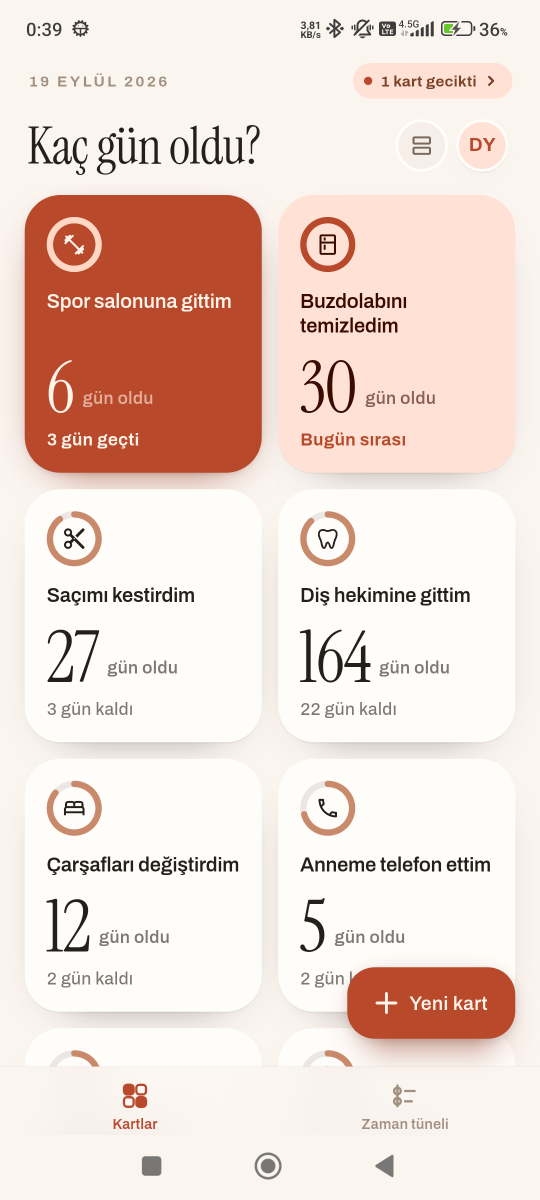
#> input picture store/screenshots/raw/01-kartlar.png, 1080 x 2400 px, given in place of icon.png, which was not available (shown at 1/2 size)
$ python make_promo.py
#> lines starting #> are read from the running program, lines starting #| are printed output that depends on the picture; after the words box and inside, x2 and y2 are one past the last pixel; in counts of white or black regions, pixels touching at a corner belong together
"""
9:16 promo video for "Kaç Gün Oldu?", built from the app's real screenshots,
icon and fonts, so it always matches the shipped app.

Run from the project root:  python store/make_promo.py
Needs: Pillow, numpy, imageio-ffmpeg (bundles ffmpeg).
Writes store/video/promo.mp4 (1080x1920, 30 fps, H.264 + silent AAC track).
"""
import math
import os
import subprocess
import sys

import numpy as np
from PIL import Image, ImageDraw, ImageFilter, ImageFont

ROOT = os.path.dirname(os.path.dirname(os.path.abspath(__file__)))
RAW = os.path.join(ROOT, "store", "screenshots", "raw")
OUT_DIR = os.path.join(ROOT, "store", "video")
FONTS = os.path.join(ROOT, "assets", "fonts")
SERIF = os.path.join(FONTS, "InstrumentSerif_400Regular.ttf")
SANS = os.path.join(FONTS, "Archivo_500Medium.ttf")
SANS_SB = os.path.join(FONTS, "Archivo_600SemiBold.ttf")
SANS_B = os.path.join(FONTS, "Archivo_700Bold.ttf")

W, H, FPS = 1080, 1920, 30

# Brand: the icon's gradient (assets/icon/gen.py) and the app's own surfaces.
FROM = np.array([0xFF, 0x8A, 0x3D], np.float32)
TO = np.array([0xF2, 0x2E, 0x62], np.float32)
CREAM = (251, 245, 240)
INK = (38, 28, 24)
ACCENT = (185, 74, 44)
WHITE = (255, 255, 255)


# ---------------------------------------------------------------- helpers
def clamp(x, a=0.0, b=1.0):
    return max(a, min(b, x))


def prog(t, start, dur):
    return clamp((t - start) / dur)


def out_cubic(x):
    return 1 - (1 - x) ** 3


def in_out(x):
    return 4 * x ** 3 if x < 0.5 else 1 - (-2 * x + 2) ** 3 / 2


def out_back(x, s=1.4):
    x -= 1
    return 1 + (s + 1) * x ** 3 + s * x ** 2


_fonts = {}


def font(path, size):
    key = (path, size)
    if key not in _fonts:
        _fonts[key] = ImageFont.truetype(path, size)
    return _fonts[key]


# [26 lines left out: functions with_alpha, over, place, not called in this run]


def rich_lines(lines, size, path=SERIF, spacing=1.08, max_w=940):
    """Centred multi-line text; each line is [(text, colour), ...]."""
    f = font(path, size)
    widths = [sum(f.getlength(s) for s, _ in ln) for ln in lines]
    if max(widths) > max_w:
        return rich_lines(lines, int(size * max_w / max(widths)), path, spacing, max_w)
    lh = int(size * spacing)
    img = Image.new("RGBA", (W, lh * len(lines) + size // 2), (0, 0, 0, 0))
    d = ImageDraw.Draw(img)
    for i, ln in enumerate(lines):
        x = (W - widths[i]) / 2
        for s, col in ln:
            d.text((x, i * lh), s, font=f, fill=col)
            x += f.getlength(s)
    return img


def text(s, size, col, path=SERIF, spacing=1.08, tracking=0):
    if tracking:
        f = font(path, size)
        total = sum(f.getlength(c) for c in s) + tracking * (len(s) - 1)
        img = Image.new("RGBA", (W, int(size * 1.5)), (0, 0, 0, 0))
        d = ImageDraw.Draw(img)
        x = (W - total) / 2
        for c in s:
            d.text((x, 0), c, font=f, fill=col)
            x += f.getlength(c) + tracking
        return img
    return rich_lines([[(ln, col)] for ln in s.split("\n")], size, path, spacing)


# ------------------------------------------------------------ backgrounds
_yy, _xx = np.mgrid[0:H, 0:W].astype(np.float32)
_base_t = (_xx / (W - 1)) * 0.35 + (_yy / (H - 1)) * 0.65


# [10 lines left out: function gradient_bg, not called in this run]


def cream_bg():
    return Image.new("RGBA", (W, H), CREAM + (255,))


# ----------------------------------------------------------------- assets
def load_icon(size):
    ic = Image.open(os.path.join(ROOT, "assets", "icon", "icon.png")).convert("RGBA")
    ic = ic.resize((size, size), Image.LANCZOS)
    m = Image.new("L", (size * 4, size * 4), 0)
    ImageDraw.Draw(m).rounded_rectangle((0, 0, size * 4 - 1, size * 4 - 1),
                                        radius=int(size * 4 * 0.23), fill=255)
    ic.putalpha(m.resize((size, size), Image.LANCZOS))
    pad = size // 3
    out = Image.new("RGBA", (size + pad * 2, size + pad * 2), (0, 0, 0, 0))
    sh = Image.new("RGBA", out.size, (0, 0, 0, 0))
    ImageDraw.Draw(sh).rounded_rectangle(
        (pad, pad + size // 14, pad + size, pad + size + size // 14),
        radius=int(size * 0.23), fill=(120, 20, 40, 110))
    out.alpha_composite(sh.filter(ImageFilter.GaussianBlur(size // 10)))
    out.alpha_composite(ic, (pad, pad))
    return out


SCREEN_W = 580
SCREEN_H = round(SCREEN_W * 2400 / 1080)
BEZEL = 16
SCREEN_R = 58


def clean_screen(name):
    """Real screenshot with a tidy status bar and gesture pill."""
    im = Image.open(os.path.join(RAW, name)).convert("RGB")
    bg = im.getpixel((540, 110))
    dark = sum(bg) < 300
    fg = (235, 230, 226) if dark else (30, 24, 22)
    d = ImageDraw.Draw(im)
    d.rectangle((0, 0, 1080, 108), fill=bg)
    d.rectangle((0, 2278, 1080, 2400), fill=bg)
    d.text((70, 30), "9:41", font=font(SANS_SB, 44), fill=fg)
    # signal, wifi-ish bars and battery
    x = 858
    for i in range(4):
        h = 12 + i * 7
        d.rounded_rectangle((x + i * 13, 66 - h, x + i * 13 + 8, 66), radius=2, fill=fg)
    d.rounded_rectangle((930, 40, 990, 68), radius=8, outline=fg, width=3)
    d.rounded_rectangle((936, 46, 976, 62), radius=4, fill=fg)
    d.rounded_rectangle((993, 49, 998, 59), radius=2, fill=fg)
    d.rounded_rectangle((540 - 140, 2350, 540 + 140, 2362), radius=6, fill=fg)
    return im.resize((SCREEN_W, SCREEN_H), Image.LANCZOS)


def phone_parts():
    pw, ph = SCREEN_W + BEZEL * 2, SCREEN_H + BEZEL * 2
    pad = 120
    body = Image.new("RGBA", (pw + pad * 2, ph + pad * 2), (0, 0, 0, 0))
    sh = Image.new("RGBA", body.size, (0, 0, 0, 0))
    ImageDraw.Draw(sh).rounded_rectangle(
        (pad + 10, pad + 40, pad + pw - 10, pad + ph + 30),
        radius=SCREEN_R + BEZEL, fill=(90, 10, 30, 120))
    body.alpha_composite(sh.filter(ImageFilter.GaussianBlur(45)))
    ImageDraw.Draw(body).rounded_rectangle(
        (pad, pad, pad + pw, pad + ph), radius=SCREEN_R + BEZEL, fill=(22, 20, 22, 255))
    ImageDraw.Draw(body).rounded_rectangle(
        (pad + 2, pad + 2, pad + pw - 2, pad + ph - 2), radius=SCREEN_R + BEZEL - 2,
        outline=(70, 66, 70, 255), width=2)
    m = Image.new("L", (SCREEN_W * 3, SCREEN_H * 3), 0)
    ImageDraw.Draw(m).rounded_rectangle((0, 0, SCREEN_W * 3 - 1, SCREEN_H * 3 - 1),
                                        radius=SCREEN_R * 3, fill=255)
    mask = m.resize((SCREEN_W, SCREEN_H), Image.LANCZOS)
    return body, mask, (pad + BEZEL, pad + BEZEL)


# ----------------------------------------------------------------- scenes
ICON = load_icon(300)
#> in load_icon, ic is the input picture: PIL image 1080x2400 RGBA; mean R, G, B, A 238.4, 218.5, 210.1, 255
#> in load_icon, `m = Image.new("L", (size * 4, size * 4), 0)`: m: PIL image 1200x1200 L; every value is 0
#> in load_icon, `ImageDraw.Draw(m).rounded_rectangle((0, 0, size * 4 - 1, size * 4 - 1)..`:
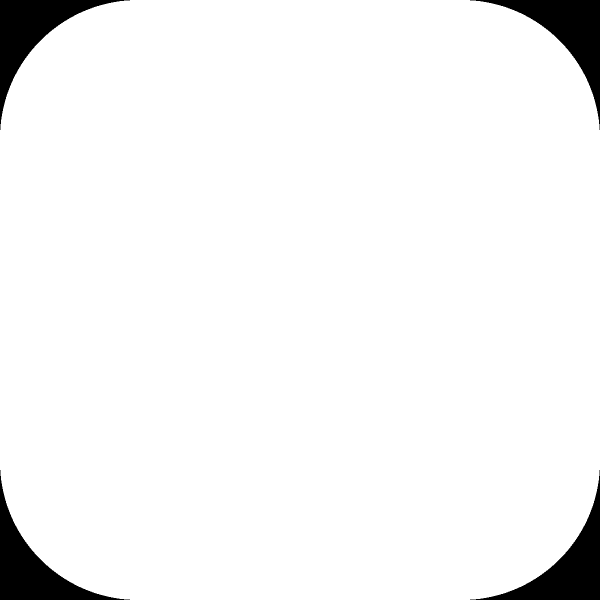
#> m: PIL image 1200x1200 L (shown at 1/2 size); 95.4% white; 4 black regions, box (x1, y1, x2, y2) and area: (0, 0, 260, 260) 16433, (940, 0, 1200, 260) 16433, (0, 940, 260, 1200) 16433, (940, 940, 1200, 1200) 16433
#> in load_icon, `out = Image.new("RGBA", (size + pad * 2, size + pad * 2), (0, 0, 0, 0))`: out: PIL image 500x500 RGBA; every value is 0
ICON_SMALL = load_icon(230)
#> in load_icon (call 2), `m = Image.new("L", (size * 4, size * 4), 0)`: m: PIL image 920x920 L; every value is 0
#> in load_icon (call 2), `ImageDraw.Draw(m).rounded_rectangle((0, 0, size * 4 - 1, size * 4 - 1)..`: m: PIL image 920x920 L; 95.5% white; 4 black regions, box (x1, y1, x2, y2) and area: (0, 0, 197, 197) 9622, (723, 0, 920, 197) 9622, (0, 723, 197, 920) 9622, (723, 723, 920, 920) 9622
#> in load_icon (call 2), `out = Image.new("RGBA", (size + pad * 2, size + pad * 2), (0, 0, 0, 0))`: out: PIL image 382x382 RGBA; every value is 0
SCREENS = {k: clean_screen(v) for k, v in {
    "grid": "01-kartlar.png", "list": "02-liste.png", "ocean": "03-okyanus.png",
    "night": "04-gece.png", "start": "05-baslangic.png"}.items()}
#> in clean_screen, `bg = im.getpixel((540, 110))`: bg = (251, 245, 240)
#> in clean_screen, `dark = sum(bg) < 300`: dark = False
#> in clean_screen, `fg = (235, 230, 226) if dark else (30, 24, 22)`: fg = (30, 24, 22)
#> call 2 of clean_screen, with name = '02-liste.png'
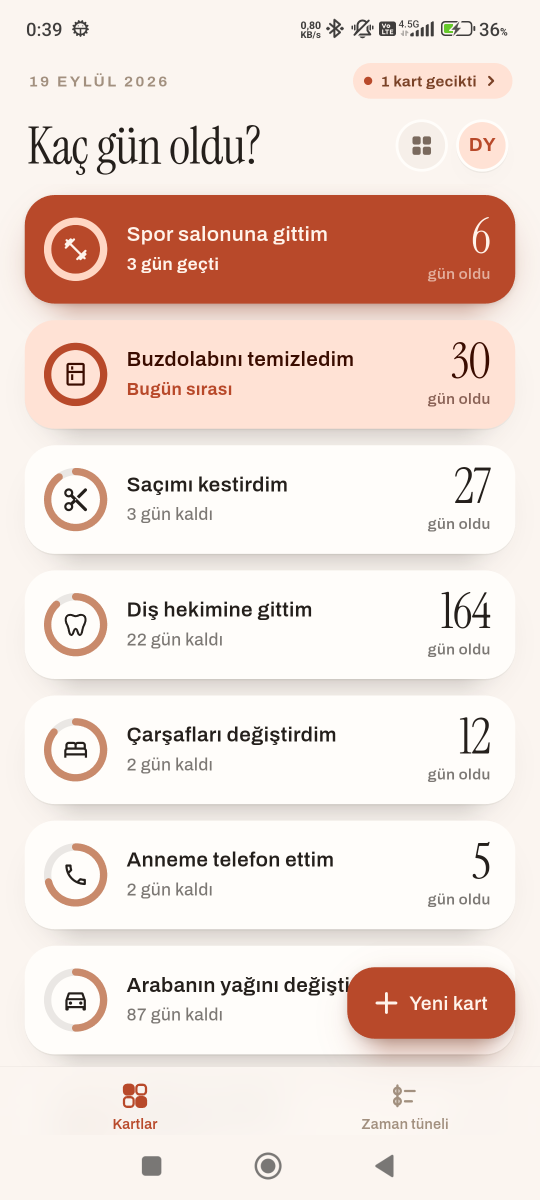
#> input picture store/screenshots/raw/02-liste.png, 1080 x 2400 px (shown at 1/2 size)
#> call 3 of clean_screen, with name = '03-okyanus.png'
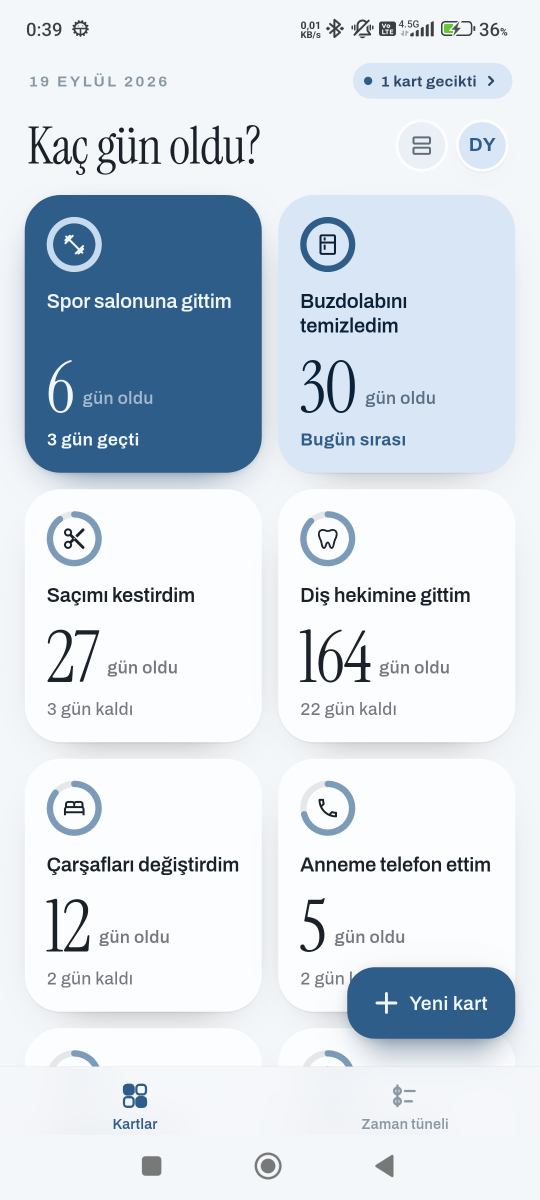
#> input picture store/screenshots/raw/03-okyanus.png, 1080 x 2400 px (shown at 1/2 size)
#> in clean_screen (call 3), `bg = im.getpixel((540, 110))`: bg = (244, 247, 250)
#> call 4 of clean_screen, with name = '04-gece.png'
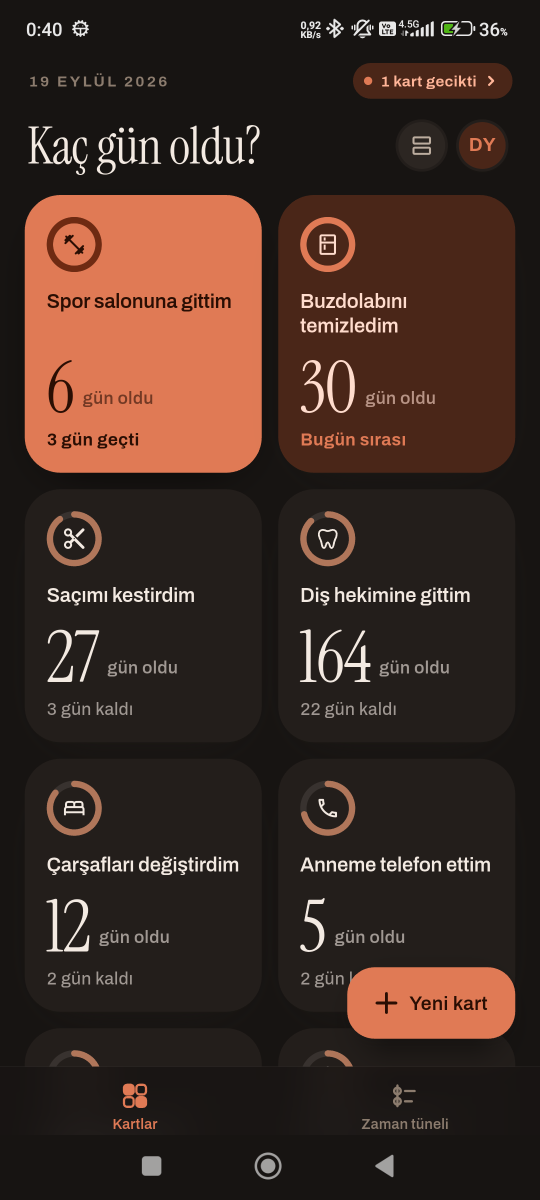
#> input picture store/screenshots/raw/04-gece.png, 1080 x 2400 px (shown at 1/2 size)
#> in clean_screen (call 4), `bg = im.getpixel((540, 110))`: bg = (23, 20, 18)
#> in clean_screen (call 4), `dark = sum(bg) < 300`: dark = True
#> in clean_screen (call 4), `fg = (235, 230, 226) if dark else (30, 24, 22)`: fg = (235, 230, 226)
#> SCREENS = 5 items
PHONE, SCREEN_MASK, SCREEN_AT = phone_parts()
#> in phone_parts, `body = Image.new("RGBA", (pw + pad * 2, ph + pad * 2), (0, 0, 0, 0))`: body: PIL image 852x1561 RGBA; every value is 0
#> in phone_parts, `m = Image.new("L", (SCREEN_W * 3, SCREEN_H * 3), 0)`: m: PIL image 1740x3867 L; every value is 0
#> in phone_parts, `ImageDraw.Draw(m).rounded_rectangle((0, 0, SCREEN_W * 3 - 1, SCREEN_H ..`: m: PIL image 1740x3867 L; 99.6% white; 4 black regions, box (x1, y1, x2, y2) and area: (0, 0, 161, 161) 6547, (1579, 0, 1740, 161) 6547, (0, 3706, 161, 3867) 6547, (1579, 3706, 1740, 3867) 6547
#> SCREEN_AT = (136, 136)


# [11 lines left out: function scene_intro, not called in this run]


QUESTIONS = [
    [[("Saçını ", INK), ("en son", ACCENT)], [("ne zaman", ACCENT), (" kestirdin?", INK)]],
    [[("Çarşafları", INK)], [("ne zaman", ACCENT), (" değiştirdin?", INK)]],
    [[("Anneni ", INK), ("en son", ACCENT)], [("ne zaman", ACCENT), (" aradın?", INK)]],
]
Q_LAYERS = [rich_lines(q, 124) for q in QUESTIONS]
#> in rich_lines (call 2), `img = Image.new("RGBA", (W, lh * len(lines) + size // 2), (0, 0, 0, 0))`: img: PIL image 1080x246 RGBA; every value is 0
#> in rich_lines (call 4), `img = Image.new("RGBA", (W, lh * len(lines) + size // 2), (0, 0, 0, 0))`: img: PIL image 1080x222 RGBA; every value is 0
#> in rich_lines (call 5), `widths = [sum(f.getlength(s) for s, _ in ln) for ln in lines]`: widths = [884.2, 1110.7]
#> in rich_lines (call 6), `img = Image.new("RGBA", (W, lh * len(lines) + size // 2), (0, 0, 0, 0))`: img: PIL image 1080x276 RGBA; every value is 0
#> in rich_lines (call 5), `return rich_lines(lines, int(size * max_w / max(widths)), path, spacin..`:
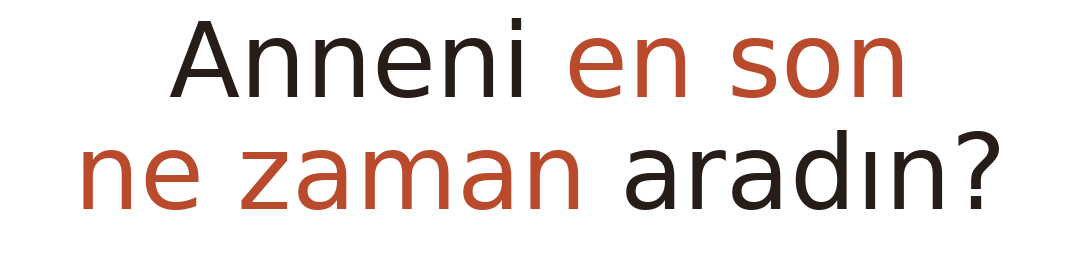
#> returned value: PIL image 1080x276 RGBA; mean R, G, B, A 13.8, 6.3, 4.2, 27.8; transparent parts drawn white
#> Q_LAYERS = 3 items
BRIDGE = rich_lines([[("Artık", INK)], [("hep bileceksin.", ACCENT)]], 150)
#> in rich_lines (call 7), `widths = [sum(f.getlength(s) for s, _ in ln) for ln in lines]`: widths = [351.6, 1125.3]
#> in rich_lines (call 8), `img = Image.new("RGBA", (W, lh * len(lines) + size // 2), (0, 0, 0, 0))`: img: PIL image 1080x332 RGBA; every value is 0
#> in rich_lines (call 7), `return rich_lines(lines, int(size * max_w / max(widths)), path, spacin..`:
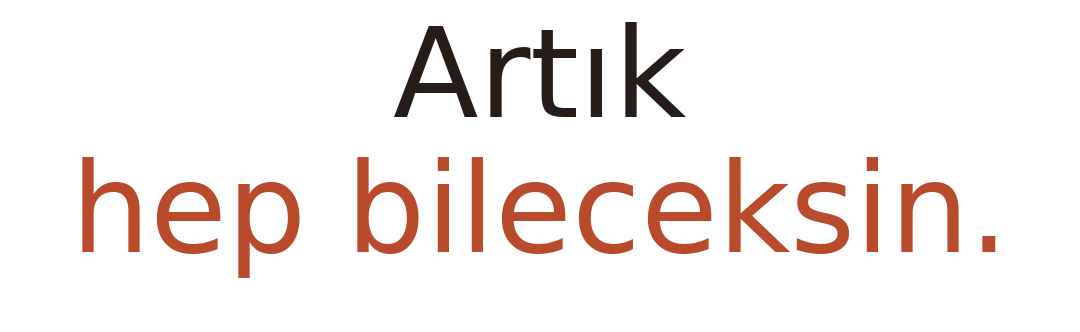
#> returned value: PIL image 1080x332 RGBA; mean R, G, B, A 14.4, 6.1, 3.8, 22.5; transparent parts drawn white
EYEBROW = text("HATIRLIYOR MUSUN?", 36, ACCENT, SANS_B, tracking=7)
#> in text, `img = Image.new("RGBA", (W, int(size * 1.5)), (0, 0, 0, 0))`: img: PIL image 1080x54 RGBA; every value is 0
#> after the loop in text, `for c in s:`: x = 792.7
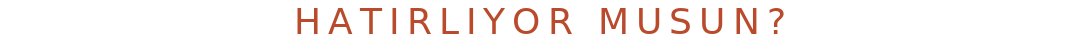
#> EYEBROW: PIL image 1080x54 RGBA; mean R, G, B, A 12.4, 5, 3, 13.2; transparent parts drawn white


# [14 lines left out: function scene_questions, not called in this run]


CAPTIONS = [
    # (start, end, title, subtitle)
    (0.3, 3.7, "Kaç gün olduğunu\ntek bakışta gör", "Gecikenler hemen göze çarpar"),
    (3.9, 6.9, "Izgara ya da liste,\nsen seç", "Kartları sürükleyerek sırala"),
    (7.1, 10.1, "Altı renk teması", "Gece için koyu tema dahil"),
    (10.3, 14.6, "Önerilerle\nhemen başla", "İlk kartın birkaç saniyede hazır"),
]
CAP_LAYERS = [(s, e, text(a, 104, WHITE), text(b, 40, WHITE, SANS), "\n" in a)
              for s, e, a, b in CAPTIONS]
#> in rich_lines (call 10), `img = Image.new("RGBA", (W, lh * len(lines) + size // 2), (0, 0, 0, 0))`: img: PIL image 1080x63 RGBA; every value is 0
#> CAP_LAYERS = 4 items


# [45 lines left out: functions screen_at, scene_phone, not called in this run]


PRIVACY = [text("Hesap yok.", 130, INK), text("Reklam yok.", 130, INK),
           text("Her şey\ntelefonunda.", 130, ACCENT)]


# [8 lines left out: function scene_privacy, not called in this run]


EYEBROW_PRIV = text("GİZLİLİK ÖNCE GELİR", 36, ACCENT, SANS_B, tracking=7)
OUT_TITLE = text("Kaç gün oldu?", 150, WHITE)
OUT_SUB = text("Son ne zaman yaptığını hep bil.", 46, WHITE, SANS)


def cta_pill():
    f = font(SANS_B, 46)
    label = "Hemen indir"
    tw = f.getlength(label)
    pw, ph = int(tw + 140), 118
    pad = 40
    img = Image.new("RGBA", (pw + pad * 2, ph + pad * 2), (0, 0, 0, 0))
    sh = Image.new("RGBA", img.size, (0, 0, 0, 0))
    ImageDraw.Draw(sh).rounded_rectangle((pad, pad + 12, pad + pw, pad + ph + 12),
                                         radius=ph // 2, fill=(120, 20, 40, 90))
    img.alpha_composite(sh.filter(ImageFilter.GaussianBlur(18)))
    d = ImageDraw.Draw(img)
    d.rounded_rectangle((pad, pad, pad + pw, pad + ph), radius=ph // 2, fill=WHITE)
    d.text((pad + (pw - tw) / 2, pad + ph / 2), label, font=f, fill=(226, 64, 78),
           anchor="lm")
    return img


CTA = cta_pill()


# [13 lines left out: function scene_outro, not called in this run]


TIMELINE = [  # (start, duration, scene)
    (0.0, 3.0, scene_intro),
    (2.7, 5.5, scene_questions),
    (7.9, 14.6, scene_phone),
    (22.2, 2.6, scene_privacy),
    (24.5, 4.5, scene_outro),
]
XFADE = 0.3
TOTAL = TIMELINE[-1][0] + TIMELINE[-1][1]


# [8 lines left out: function frame, not called in this run]


def main():
    import imageio_ffmpeg

    os.makedirs(OUT_DIR, exist_ok=True)
    out = os.path.join(OUT_DIR, "promo.mp4")
    if len(sys.argv) > 1 and sys.argv[1] == "--stills":
        for t in [float(x) for x in sys.argv[2:]]:
            frame(t).save(os.path.join(OUT_DIR, f"still_{t:05.2f}.png"))
        return
    n = int(round(TOTAL * FPS))
    cmd = [imageio_ffmpeg.get_ffmpeg_exe(), "-y", "-loglevel", "error",
           "-f", "rawvideo", "-pix_fmt", "rgb24", "-s", f"{W}x{H}", "-r", str(FPS),
           "-i", "-", "-f", "lavfi", "-i", "anullsrc=r=48000:cl=stereo",
           "-shortest", "-c:v", "libx264", "-preset", "slow", "-crf", "17",
           "-pix_fmt", "yuv420p", "-profile:v", "high", "-c:a", "aac", "-b:a", "128k",
           "-movflags", "+faststart", out]
    proc = subprocess.Popen(cmd, stdin=subprocess.PIPE)
    for i in range(n):
        proc.stdin.write(frame(i / FPS).tobytes())
        if i % 60 == 0:
            print(f"{i}/{n}", flush=True)
    proc.stdin.close()
    proc.wait()
    print("wrote", out)


if __name__ == "__main__":
    main()
#> (the call stopped at in main, `cmd = [imageio_ffmpeg.get_ffmpeg_exe(), "-y", "-loglevel", "error", "-..`: imageio_ffmpeg is not available in this run)
